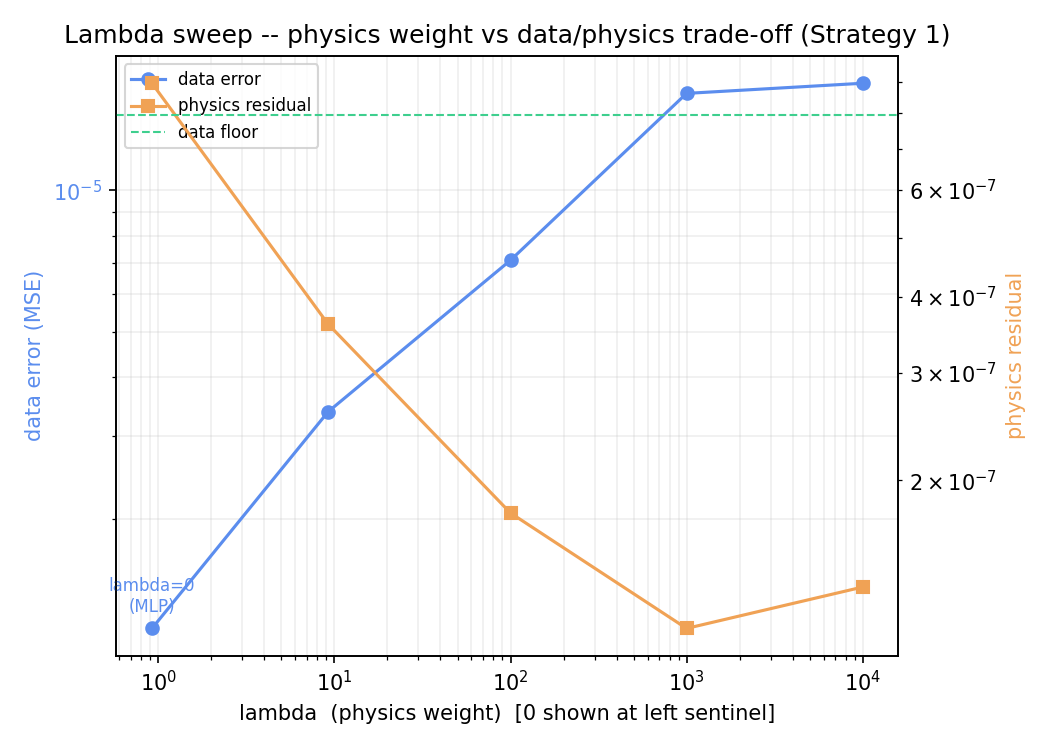

Write the Python code that produced this figure.
"""
sweep_lambda.py
===============
Phase 4 - the LAMBDA SWEEP figure. Turns "lambda=9.2 because scale-matching"
into a justified choice: train PGML at several lambda, evaluate each on the
test set, and plot the trade-off so the defensible lambda is READ OFF the knee.

WORKFLOW (you drive the training; this script only evaluates + plots):
  1. Train each lambda point yourself with the patched train_pgml.py --tag:
        python train_pgml.py ... --lam 100   --tag lam100      -> pgml_lam100.pt
        python train_pgml.py ... --lam 1000  --tag lam1000     -> pgml_lam1000.pt
        python train_pgml.py ... --lam 10000 --tag lam10000    -> pgml_lam10000.pt
     (lambda=0 = your mlp_best.pt; lambda~9.2 = your pgml_best.pt -- reuse both.)
  2. Drop every checkpoint to include into ONE folder (the --sweep_dir).
  3. Run this script. It reads lambda FROM INSIDE each .pt (not the filename),
     evaluates each on the test set, and writes the sweep plot + JSON.

WHY READ LAMBDA FROM THE CHECKPOINT: train_pgml.py saves "lambda" in the .pt.
So filenames do not have to be perfect -- the script pulls the true lambda each
model trained with. mlp_best.pt carries lambda=0 automatically.

WHAT IT PLOTS (two curves vs lambda, log-x):
  - data error      vs lambda  -> rises as lambda grows (physics crowds out data)
  - physics residual vs lambda  -> falls as lambda grows (physics enforced harder)
  - data floor (flat line)      -> the per-dataset consistency level (from evaluate)
The defensible lambda is the KNEE: physics near its floor, data not yet blown up.

PER-STRATEGY: the knee (and the floor) depend on this h5's soil + Gardner fit.
NOT a universal constant -- recompute the sweep on Strategy 3 data.

Reuses evaluate.py verbatim (no physics or eval logic duplicated):
  load_ckpt, evaluate_model, phys_from_ckpt.

Usage (Windows; run from 05_Evaluation):
    python sweep_lambda.py ^
        --h5        "..\\..\\..\\Data generation\\Python dataset\\strategy1.h5" ^
        --out       "..\\03_Preprocessing" ^
        --sweep_dir ".\\sweep_ckpts"

Origin: Phase 4 lambda-sweep driver
Status: evaluate-only (training done by hand via train_pgml.py --tag)
Depends on: evaluate.py (load_ckpt, evaluate_model, phys_from_ckpt),
            preprocess.py (build_dataloaders, load_scalers),
            torch, numpy, matplotlib

Changelog
---------
2026.06.14  v1.0  Reads lambda from each checkpoint, evaluates every .pt in
                  --sweep_dir on the test set, plots data-error + physics-
                  residual vs lambda with the per-dataset data floor, saves
                  sweep_lambda.png + sweep_lambda.json. No physics duplicated.
"""

import os
import sys
import glob
import json
import argparse

import numpy as np
import torch

_HERE = os.path.dirname(os.path.abspath(__file__))
sys.path.append(os.path.join(_HERE, "..", "03_Preprocessing"))
sys.path.append(os.path.join(_HERE, "..", "04_Training"))

from preprocess import build_dataloaders, load_scalers
# Reuse the validated evaluator pieces -- do NOT re-implement them here:
from evaluate import load_ckpt, evaluate_model, phys_from_ckpt


def main():
    p = argparse.ArgumentParser(description="PGML lambda sweep -- CENG0057")
    p.add_argument("--h5",        required=True)
    p.add_argument("--out",       required=True, help="03_Preprocessing (scaler/split)")
    p.add_argument("--sweep_dir", required=True, help="folder of .pt checkpoints to sweep")
    p.add_argument("--batch_size", type=int, default=256)
    p.add_argument("--save", default=".", help="where to write the plot + JSON")
    args = p.parse_args()

    device = torch.device("cuda" if torch.cuda.is_available() else "cpu")
    print("=" * 64)
    print("PGML LAMBDA SWEEP  --  trade-off: data error vs physics residual")
    print("=" * 64)
    print(f"Device     : {device}")
    if device.type == "cuda":
        print(f"GPU        : {torch.cuda.get_device_name(0)}")

    # --- collect checkpoints ---
    ckpt_paths = sorted(glob.glob(os.path.join(args.sweep_dir, "*.pt")))
    if not ckpt_paths:
        print(f"\nNo .pt files found in {args.sweep_dir}. Nothing to sweep.")
        sys.exit(1)
    print(f"\nFound {len(ckpt_paths)} checkpoint(s) in {args.sweep_dir}:")
    for c in ckpt_paths:
        print(f"  {os.path.basename(c)}")

    # --- test set + scalers (once) ---
    _, _, test_loader = build_dataloaders(
        h5_path=args.h5, out_dir=args.out, batch_size=args.batch_size,
    )
    scalers = load_scalers(args.out)

    # --- evaluate each checkpoint; read lambda from inside the .pt ---
    points = []   # list of dicts: lambda, data_error, physics_residual, name
    phys_for_floor = None
    print("\nEvaluating ...")
    for path in ckpt_paths:
        model, ckpt = load_ckpt(path, device)
        lam = ckpt.get("lambda", 0.0)
        phys = phys_from_ckpt(ckpt, scalers)
        if phys_for_floor is None:
            phys_for_floor = phys          # Gardner fit is shared; use any model's
        d, pr, _ = evaluate_model(model, test_loader, scalers, phys, device)
        points.append({
            "name": os.path.basename(path),
            "lambda": float(lam),
            "data_error": float(d),
            "physics_residual": float(pr),
        })
        print(f"  {os.path.basename(path):<22} lam={lam:>10.4g}  "
              f"data={d:.4e}  physics={pr:.4e}")

    # --- data floor (truth graded), same metric, once ---
    print("Computing data's own floor (truth graded) ...")
    _, floor_p, _ = evaluate_model(
        None, test_loader, scalers, phys_for_floor, device, use_truth=True)
    print(f"  data floor (physics residual on truth): {floor_p:.4e}")

    # --- sort points by lambda for a clean curve ---
    points.sort(key=lambda r: r["lambda"])
    lams = np.array([r["lambda"] for r in points])
    derr = np.array([r["data_error"] for r in points])
    pres = np.array([r["physics_residual"] for r in points])

    # --- table ---
    print("\n" + "=" * 64)
    print("SWEEP RESULTS  (sorted by lambda)")
    print("=" * 64)
    print(f"{'lambda':>12}{'data error':>18}{'physics residual':>20}")
    print("-" * 64)
    for r in points:
        print(f"{r['lambda']:>12.4g}{r['data_error']:>18.4e}{r['physics_residual']:>20.4e}")
    print("-" * 64)
    print(f"{'data floor':>12}{'(truth)':>18}{floor_p:>20.4e}")
    print("\nDefensible lambda = the KNEE: physics near the floor, data not yet")
    print("blown up. Read it off the plot. (Per-dataset -- redo for Strategy 3.)")

    # --- plot: two y-curves vs lambda (log-x), data floor as a flat line ---
    try:
        import matplotlib
        matplotlib.use("Agg")
        import matplotlib.pyplot as plt

        # lambda=0 cannot sit on a log axis; place it at a small sentinel and
        # label it honestly so the curve still starts from the MLP control.
        lam_plot = lams.copy()
        zero_mask = lam_plot == 0
        if zero_mask.any():
            nonzero = lam_plot[lam_plot > 0]
            sentinel = (nonzero.min() / 10.0) if nonzero.size else 1.0
            lam_plot[zero_mask] = sentinel

        fig, ax1 = plt.subplots(figsize=(7, 5))
        ax1.set_xscale("log")
        ax1.set_xlabel("lambda  (physics weight)  [0 shown at left sentinel]")

        c_data = "#5b8dee"
        c_phys = "#f0a255"
        ax1.set_ylabel("data error (MSE)", color=c_data)
        ax1.plot(lam_plot, derr, "o-", color=c_data, label="data error")
        ax1.tick_params(axis="y", labelcolor=c_data)
        ax1.set_yscale("log")

        ax2 = ax1.twinx()
        ax2.set_ylabel("physics residual", color=c_phys)
        ax2.plot(lam_plot, pres, "s-", color=c_phys, label="physics residual")
        ax2.axhline(floor_p, color="#3ecf8e", ls="--", lw=1.0,
                    label="data floor")
        ax2.tick_params(axis="y", labelcolor=c_phys)
        ax2.set_yscale("log")

        # annotate the lambda=0 point
        if zero_mask.any():
            ax1.annotate("lambda=0\n(MLP)", xy=(sentinel, derr[zero_mask][0]),
                         fontsize=8, color=c_data,
                         xytext=(0, 8), textcoords="offset points", ha="center")

        lines1, labs1 = ax1.get_legend_handles_labels()
        lines2, labs2 = ax2.get_legend_handles_labels()
        ax1.legend(lines1 + lines2, labs1 + labs2, fontsize=8, loc="best")
        ax1.set_title("Lambda sweep -- physics weight vs data/physics trade-off (Strategy 1)")
        ax1.grid(True, which="both", alpha=0.2)

        png = os.path.join(args.save, "sweep_lambda.png")
        fig.tight_layout()
        fig.savefig(png, dpi=150)
        print(f"\nSaved sweep plot : {png}")
    except ImportError:
        png = None
        print("\n[matplotlib not available - skipped plot; JSON still written]")

    # --- JSON ---
    out = {
        "test_set": {"h5": args.h5, "split_dir": args.out},
        "sweep_dir": args.sweep_dir,
        "data_floor": {"physics_residual": floor_p,
                       "note": "mean(res^2) on VGM truth; per-dataset, not universal"},
        "points": points,
        "gardner_params": {k: phys_for_floor[k] for k in ("m_g", "alpha_g", "Dz", "Dt")},
    }
    json_path = os.path.join(args.save, "sweep_lambda.json")
    with open(json_path, "w") as f:
        json.dump(out, f, indent=2)
    print(f"Saved raw numbers: {json_path}")
    print("=" * 64)


if __name__ == "__main__":
    main()
